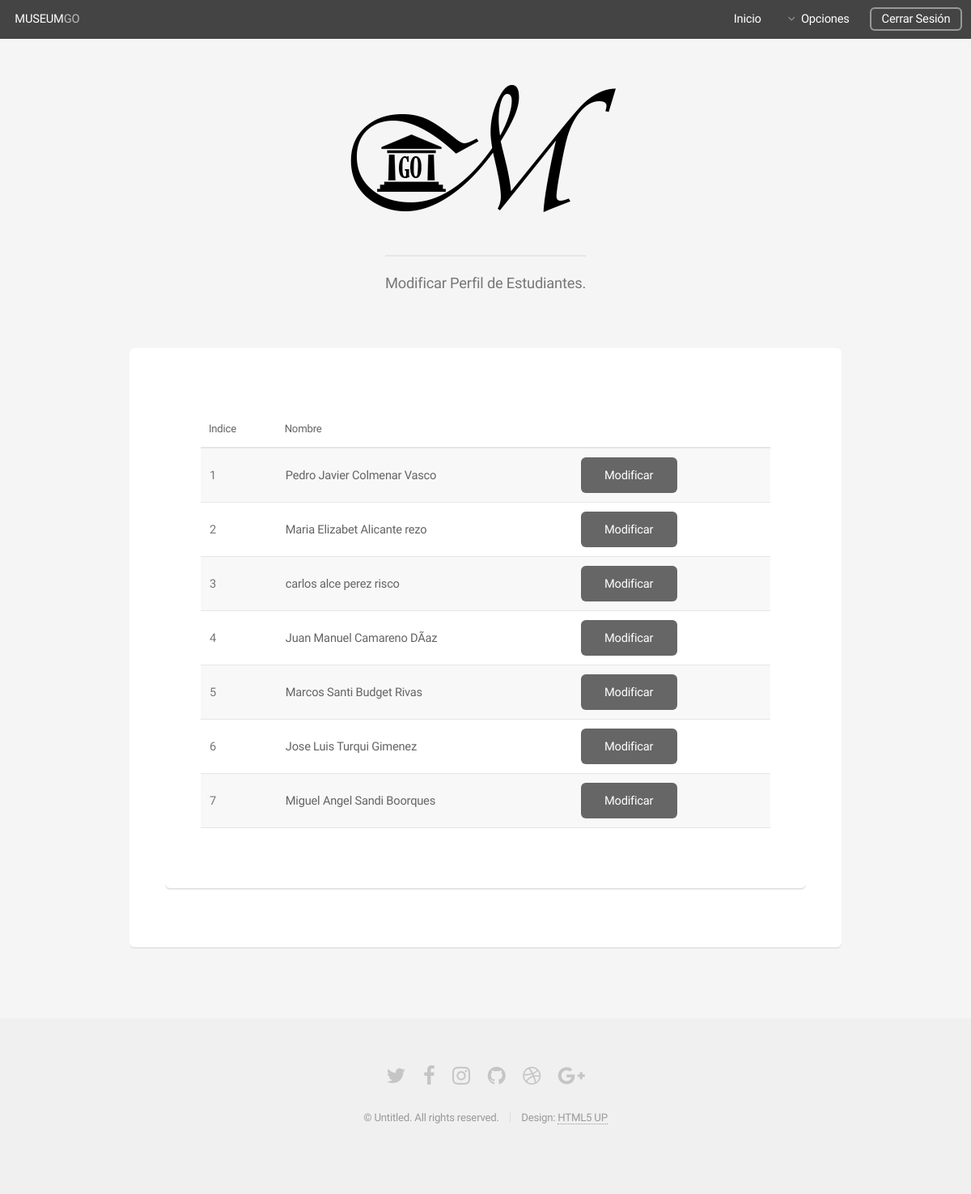
The app's page /modifyAdmin_students.php (signed in), older data.
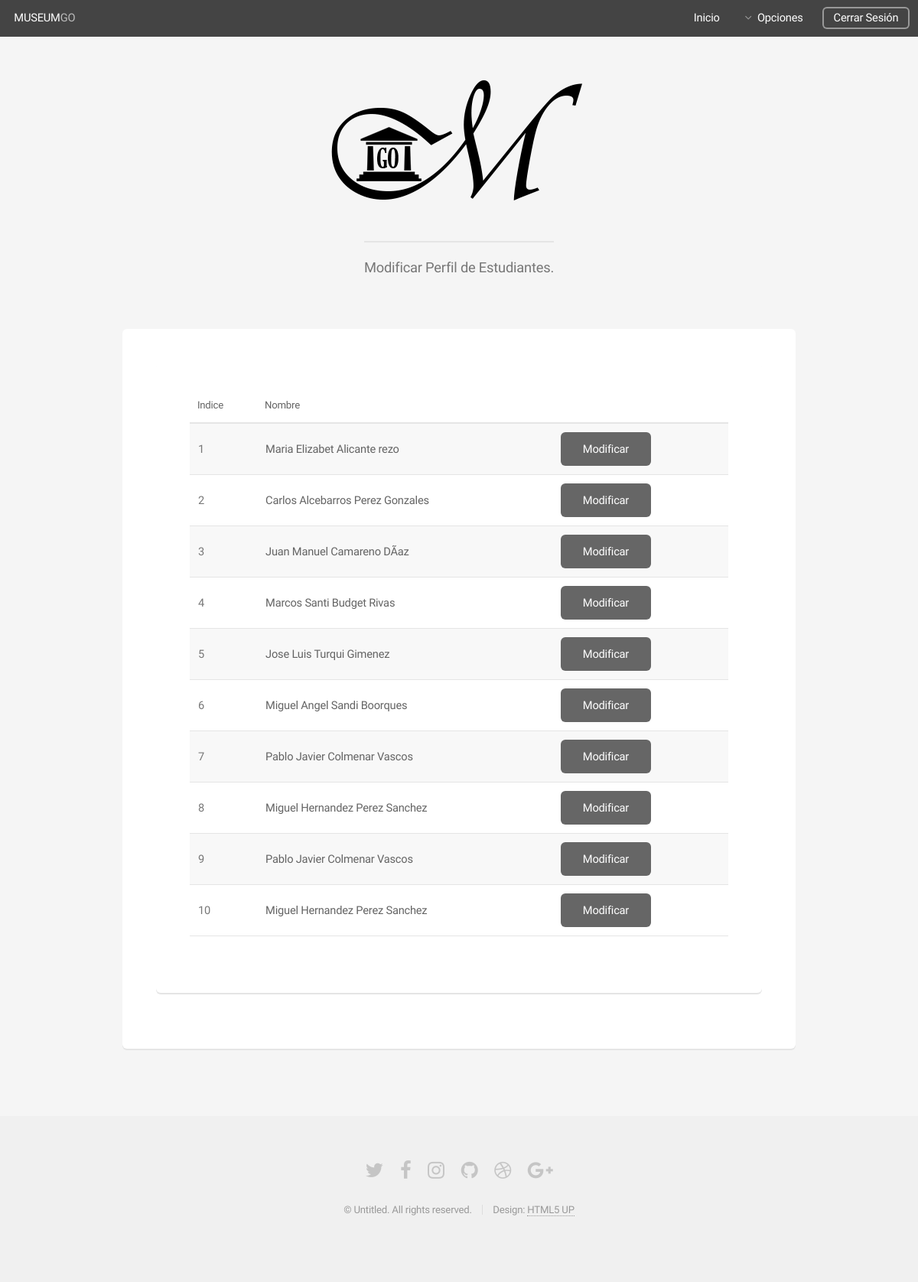
The same page, newer data.
### tables this page shows
CREATE TABLE `estudiantes` (
  `id` int(100) NOT NULL,
  `usuario` varchar(100) NOT NULL,
  `contrasenia` varchar(200) NOT NULL,
  `nombre` varchar(200) NOT NULL,
  `apellidos` varchar(200) DEFAULT NULL
);

### modifyAdmin_students.php (the view, shortened to what this page needs)
<!DOCTYPE HTML>
<?php
$host_db = "localhost";
$user_db = "root";
$pass_db = "";
$db_name = "museo";
if(!empty($_SESSION['pass']) && !empty($_SESSION['user'])){
	$conexion = new mysqli($host_db, $user_db,$pass_db, $db_name);
}else{
}
?>
<html>
	<head>
		<link rel="stylesheet" href="assets/css/main.css" />
	</head>
	<body class="is-preload">
		<div id="page-wrapper">
				<header id="header">
				<?php
					if(!empty($_SESSION['firt_name'])){
						echo " <h1> ".strtoupper($_SESSION['firt_name'])." &nbsp<a href='#'>".strtoupper($_SESSION['f_last_name'])."</a></h1>";
					}else{
						echo"<h1><a href='#'>MUSEUM</a>GO</h1>";
					}
					?>
					<nav id="nav">
						<ul>
							<li><a href="my_admin_profile.php">Inicio</a></li>
							<li>
								<a href="#" class="icon fa-angle-down">Opciones</a>
							</li>
							<li><a href="index_user.php" class="button">Cerrar Sesión</a></li>
						</ul>
					</nav>
				</header>
				<section id="main" class="container">
					<header>
						<h2><img src="images/LOGO/LOGO.png"/></h2>
						<p>Modificar Perfil de Estudiantes.</p>
					</header>
					<div class="row">
						<div class="col-12">
								<section class="box">
									<div class="row">
						<div class="col-12">
								<section class="box">
									<div >
										<table >
											<thead>
												<tr>
													<th>Indice</th>
													<th>Nombre</th>
													<th>&nbsp;</th>
												</tr>
											</thead>
											<tbody>
											<?php
												$index = 1;
												$result = $conexion->query("SELECT * FROM estudiantes");
												$count = mysqli_num_rows($result);
												if($count != 0){
												while($row = $result->fetch_assoc()){
													echo "<tr>";
													echo "<td>".$index."</td>";
													echo "<td><b>".$row["nombre"]." ".$row['apellidos']."</b></td>";
													echo "<td>";
													echo "<a href='user_students.php?id=".$row['id']."' ><input type='button' value ='Modificar' name='boton' /></a>";
													echo"</td>";
													echo "</tr>";
													$index++;
												}
												}
												?>
											</tbody>
										</table>
									</div>
								</section>
						</div>
					</div>
								</section>
						</div>
					</div>
				</section>
				<footer id="footer">
					<ul class="icons">
						<li><a href="#" class="icon fa-twitter"><span class="label">Twitter</span></a></li>
						<li><a href="#" class="icon fa-facebook"><span class="label">Facebook</span></a></li>
						<li><a href="#" class="icon fa-instagram"><span class="label">Instagram</span></a></li>
						<li><a href="#" class="icon fa-github"><span class="label">Github</span></a></li>
						<li><a href="#" class="icon fa-dribbble"><span class="label">Dribbble</span></a></li>
						<li><a href="#" class="icon fa-google-plus"><span class="label">Google+</span></a></li>
					</ul>
					<ul class="copyright">
						<li>&copy; Untitled. All rights reserved.</li><li>Design: <a href="http://html5up.net">HTML5 UP</a></li>
					</ul>
				</footer>
		</div>
	</body>
</html>

Row changes from the older to the newer data that the page shows:
removed estudiantes: nombre "Pedro Javier", apellidos "Colmenar Vasco"
changed estudiantes: nombre "carlos alce" → "Carlos Alcebarros"; apellidos "perez risco" → "Perez Gonzales"
added estudiantes: nombre "Pablo Javier", apellidos "Colmenar Vascos"
added estudiantes: nombre "Miguel Hernandez", apellidos "Perez Sanchez"
added estudiantes: nombre "Pablo Javier", apellidos "Colmenar Vascos"
added estudiantes: nombre "Miguel Hernandez", apellidos "Perez Sanchez"
